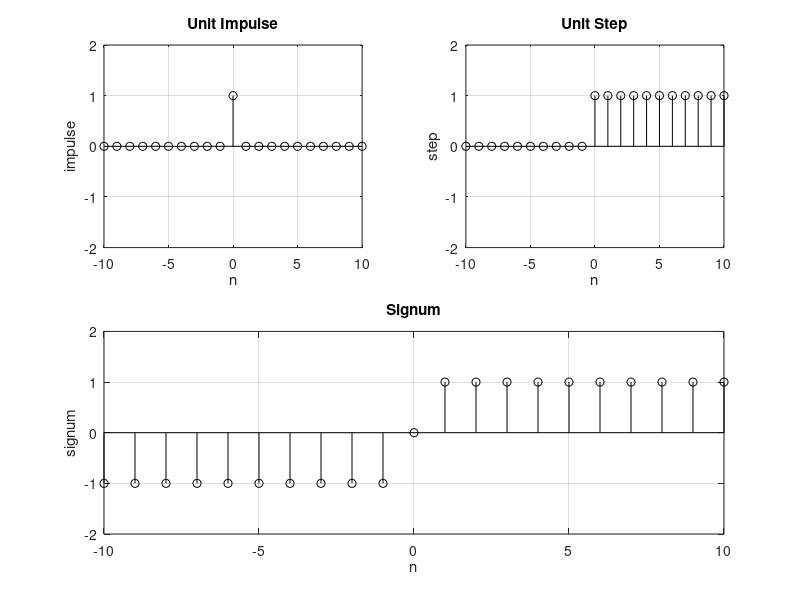

Reproduce this figure in MATLAB.
clc
clear all
close all
n=-10:1:10

subplot(2,2,1)
z=[zeros(1,10),1,zeros(1,10)]
stem(n,z,'k')
axis([-10 10 -2 2])
title('Unit Impulse')
xlabel('n')
ylabel('impulse')
grid on

subplot(2,2,2)
s=[zeros(1,10),ones(1,11)]
stem(n,s,'k')
axis([-10 10 -2 2])
title('Unit Step')
xlabel('n')
ylabel('step')
grid on

subplot(2,2,[3,4])
sig=[-(ones(1,10)),0,ones(1,10)]
stem(n,sig,'k')
axis([-10 10 -2 2])
title('Signum')
xlabel('n')
ylabel('signum')
grid on